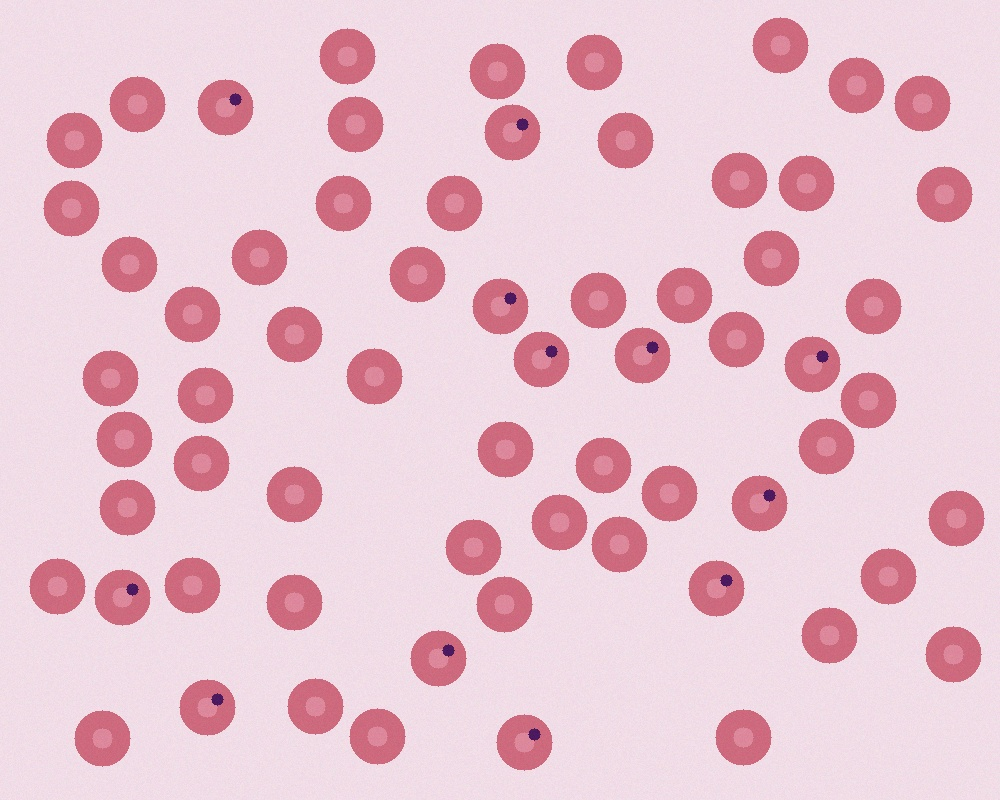
#> input picture 01-malaria-screening/test_field.jpg, 1000 x 800 px
$ python -i baseline.py   (imports and definitions only)
#> lines starting #> are read from the running program, lines starting #| are printed output that depends on the picture
"""Stage 3: the simple baseline (guide M06-M08). The CNN must beat this to justify itself."""
import numpy as np
import pandas as pd
from PIL import Image
from sklearn.linear_model import LogisticRegression
from sklearn.pipeline import Pipeline
from sklearn.preprocessing import StandardScaler
from sklearn.metrics import roc_auc_score


def colour_features(path: str, size: int = 64, bins: int = 16) -> np.ndarray:
#> called with path = '../../test_field.jpg', size = 64, bins = 16
    a = np.asarray(Image.open(path).convert("RGB").resize((size, size)), dtype=np.float32)
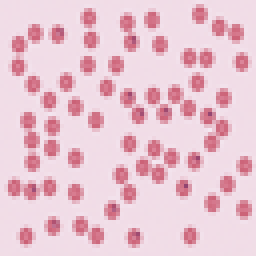
#> a: shape (64, 64, 3) float32 (shown 4 times larger); mean R, G, B 233.8, 198.3, 210.5
    feats = []
    for c in range(3):
        h, _ = np.histogram(a[..., c], bins=bins, range=(0, 255), density=True)
        feats.extend(h)
        feats.extend([a[..., c].mean(), a[..., c].std()])
#> after the loop, feats = 54 values, max 233.8 at index 16, min 0 at index 0, mean 13.57
    return np.array(feats, dtype=np.float32)


def run(manifest: str) -> dict:
    df = pd.read_csv(manifest)
    X = {s: np.stack([colour_features(p) for p in df.loc[df.split == s, "path"]]) for s in ["train", "val", "test"]}
    y = {s: df.loc[df.split == s, "label"].to_numpy() for s in X}
    pipe = Pipeline([("scale", StandardScaler()), ("clf", LogisticRegression(max_iter=1000))])
    pipe.fit(X["train"], y["train"])
    out = {s: float(roc_auc_score(y[s], pipe.predict_proba(X[s])[:, 1])) for s in ["val", "test"]}
    print("Baseline (colour histograms + logistic regression) AUC:", out)
    return out

>>> result = colour_features('../../test_field.jpg')
#> result has the same summary as feats in colour_features
